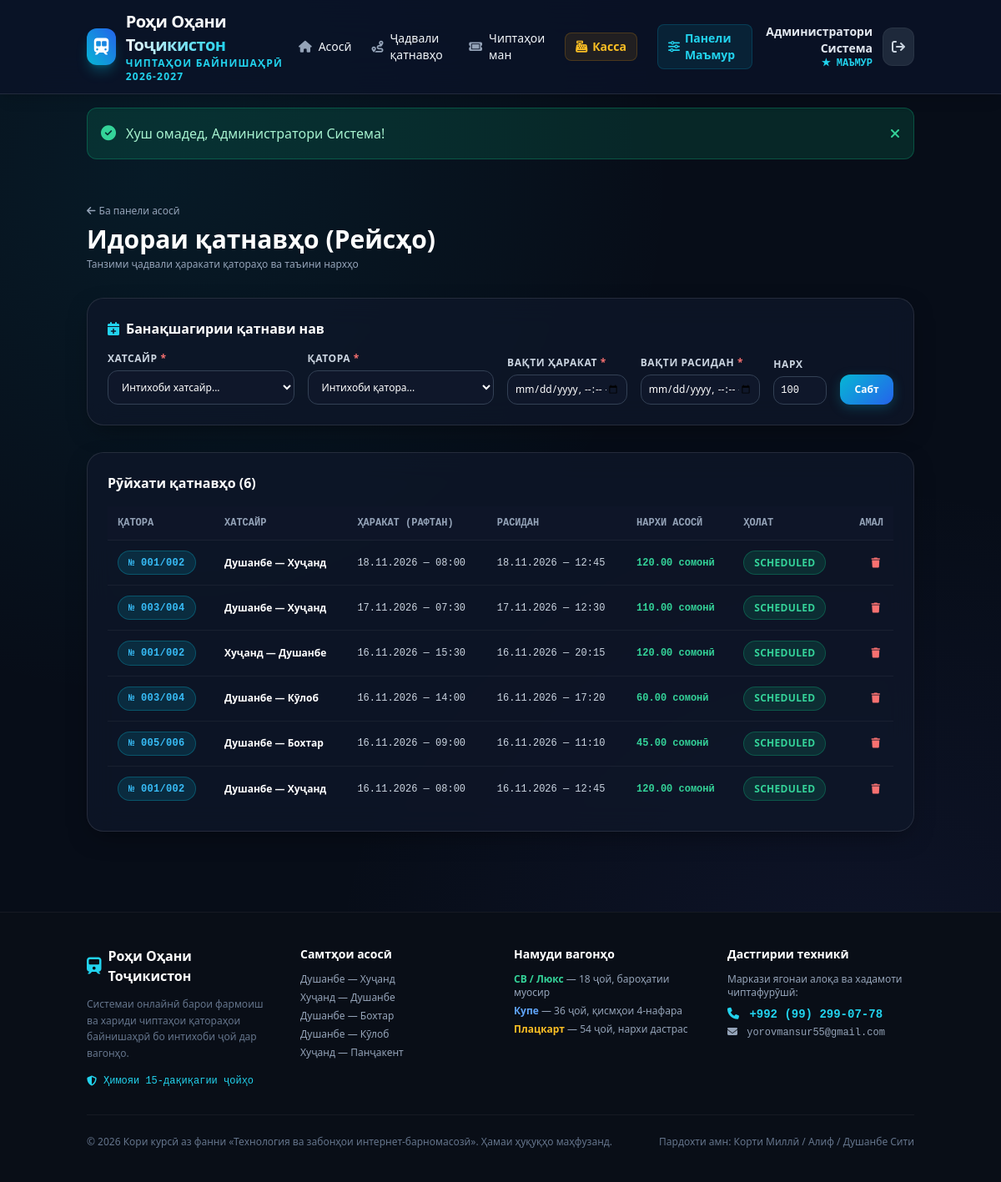
The page /admin/trips.php (signed in) on the database its author committed.
### tables this page shows
CREATE TABLE `trips` (
  `id` INT AUTO_INCREMENT PRIMARY KEY,
  `route_id` INT NOT NULL,
  `train_id` INT NOT NULL,
  `departure_time` DATETIME NOT NULL,
  `arrival_time` DATETIME NOT NULL,
  `base_price` DECIMAL(10,2) NOT NULL DEFAULT 80.00,
  `status` ENUM('scheduled', 'boarding', 'departed', 'completed', 'cancelled') DEFAULT 'scheduled',
  `created_at` TIMESTAMP DEFAULT CURRENT_TIMESTAMP,
  FOREIGN KEY (`route_id`) REFERENCES `routes`(`id`) ON DELETE CASCADE,
  FOREIGN KEY (`train_id`) REFERENCES `trains`(`id`) ON DELETE CASCADE
);

CREATE TABLE `trains` (
  `id` INT AUTO_INCREMENT PRIMARY KEY,
  `train_number` VARCHAR(50) NOT NULL UNIQUE,
  `train_name` VARCHAR(100) NOT NULL,
  `train_type` ENUM('express', 'intercity', 'highspeed') DEFAULT 'express',
  `status` ENUM('active', 'maintenance') DEFAULT 'active',
  `created_at` TIMESTAMP DEFAULT CURRENT_TIMESTAMP
);

CREATE TABLE `routes` (
  `id` INT AUTO_INCREMENT PRIMARY KEY,
  `route_name` VARCHAR(150) NOT NULL,
  `from_station_id` INT NOT NULL,
  `to_station_id` INT NOT NULL,
  `distance_km` DECIMAL(8,2) NOT NULL DEFAULT 0.00,
  `duration_hours` VARCHAR(50) NOT NULL,
  `created_at` TIMESTAMP DEFAULT CURRENT_TIMESTAMP,
  FOREIGN KEY (`from_station_id`) REFERENCES `stations`(`id`) ON DELETE CASCADE,
  FOREIGN KEY (`to_station_id`) REFERENCES `stations`(`id`) ON DELETE CASCADE
);

### config/db.php (called while the page is built, shortened)
<?php
function formatTJS($amount) {
    return number_format($amount, 2, '.', ' ') . ' сомонӣ';
}

### admin/trips.php (the view, shortened to what this page needs)
<?php
require_once __DIR__ . '/../config/db.php';
$tripsQuery = "
    SELECT t.*, r.route_name, tr.train_number, tr.train_name,
           s1.city AS from_city, s2.city AS to_city
    FROM trips t
    JOIN routes r ON t.route_id = r.id
    JOIN trains tr ON t.train_id = tr.id
    JOIN stations s1 ON r.from_station_id = s1.id
    JOIN stations s2 ON r.to_station_id = s2.id
    ORDER BY t.departure_time DESC
";
$trips = $pdo->query($tripsQuery)->fetchAll();
require_once __DIR__ . '/../includes/header.php';
?>
<div class="container mx-auto px-4 py-8">
    <div class="flex items-center justify-between mb-8">
        <div>
            <a href="/train_ticket_system/admin/index.php" class="text-xs text-slate-400 hover:text-white transition inline-flex items-center gap-1 mb-2">
                <i class="fa-solid fa-arrow-left"></i> Ба панели асосӣ
            </a>
            <h1 class="text-2xl md:text-3xl font-extrabold text-white">Идораи қатнавҳо (Рейсҳо)</h1>
            <p class="text-xs text-slate-400 mt-1">Танзими ҷадвали ҳаракати қатораҳо ва таъини нархҳо</p>
        </div>
    </div>
    <div class="glass-panel p-6 border-white/10 mb-8">
        <h2 class="text-base font-bold text-white mb-4 flex items-center gap-2">
            <i class="fa-solid fa-calendar-plus text-cyan-400"></i> Банақшагирии қатнави нав
        </h2>
        <form method="POST" action="" class="grid grid-cols-1 md:grid-cols-12 gap-4 items-end">
            <div class="md:col-span-3">
                <label class="block text-xs font-semibold text-slate-300 uppercase tracking-wider mb-1.5">
                    Хатсайр <span class="text-red-400">*</span>
                </label>
                <select name="route_id" required class="w-full bg-slate-900 border border-slate-700 rounded-xl px-3 py-2.5 text-white text-xs focus:outline-none focus:border-cyan-500">
                    <option value="">Интихоби хатсайр...</option>
                </select>
            </div>
            <div class="md:col-span-3">
                <label class="block text-xs font-semibold text-slate-300 uppercase tracking-wider mb-1.5">
                    Қатора <span class="text-red-400">*</span>
                </label>
                <select name="train_id" required class="w-full bg-slate-900 border border-slate-700 rounded-xl px-3 py-2.5 text-white text-xs focus:outline-none focus:border-cyan-500">
                    <option value="">Интихоби қатора...</option>
                </select>
            </div>
            <div class="md:col-span-2">
                <label class="block text-xs font-semibold text-slate-300 uppercase tracking-wider mb-1.5">
                    Вақти ҳаракат <span class="text-red-400">*</span>
                </label>
                <input type="datetime-local" name="departure_time" required class="w-full bg-slate-900 border border-slate-700 rounded-xl px-2 py-2 text-white text-xs focus:outline-none focus:border-cyan-500">
            </div>
            <div class="md:col-span-2">
                <label class="block text-xs font-semibold text-slate-300 uppercase tracking-wider mb-1.5">
                    Вақти расидан <span class="text-red-400">*</span>
                </label>
                <input type="datetime-local" name="arrival_time" required class="w-full bg-slate-900 border border-slate-700 rounded-xl px-2 py-2 text-white text-xs focus:outline-none focus:border-cyan-500">
            </div>
            <div class="md:col-span-1">
                <label class="block text-xs font-semibold text-slate-300 uppercase tracking-wider mb-1.5">
                    Нарх
                </label>
                <input type="number" step="1" name="base_price" value="100" required class="w-full bg-slate-900 border border-slate-700 rounded-xl px-2 py-2 text-white text-xs focus:outline-none focus:border-cyan-500 font-mono">
            </div>
            <div class="md:col-span-1">
                <button type="submit" class="btn btn-primary w-full py-2.5 text-xs font-bold">
                    Сабт
                </button>
            </div>
        </form>
    </div>
    <div class="glass-panel p-6 border-white/10">
        <h2 class="text-base font-bold text-white mb-4">Рӯйхати қатнавҳо (<?= count($trips) ?>)</h2>
        <div class="overflow-x-auto">
            <table class="w-full text-left text-xs text-slate-300">
                <thead class="bg-slate-900/80 text-slate-400 uppercase font-mono border-b border-white/5">
                    <tr>
                        <th class="p-3">Қатора</th>
                        <th class="p-3">Хатсайр</th>
                        <th class="p-3">Ҳаракат (Рафтан)</th>
                        <th class="p-3">Расидан</th>
                        <th class="p-3">Нархи асосӣ</th>
                        <th class="p-3">Ҳолат</th>
                        <th class="p-3 text-right">Амал</th>
                    </tr>
                </thead>
                <tbody class="divide-y divide-white/5">
                    <?php foreach ($trips as $t): ?>
                        <tr class="hover:bg-slate-800/40 transition">
                            <td class="p-3">
                                <span class="badge badge-primary font-mono">№ <?= htmlspecialchars($t['train_number']) ?></span>
                            </td>
                            <td class="p-3 font-semibold text-white"><?= htmlspecialchars($t['route_name']) ?></td>
                            <td class="p-3 font-mono"><?= date('d.m.Y — H:i', strtotime($t['departure_time'])) ?></td>
                            <td class="p-3 font-mono"><?= date('d.m.Y — H:i', strtotime($t['arrival_time'])) ?></td>
                            <td class="p-3 font-mono font-bold text-emerald-400"><?= formatTJS($t['base_price']) ?></td>
                            <td class="p-3">
                                <span class="badge badge-emerald"><?= $t['status'] ?></span>
                            </td>
                            <td class="p-3 text-right">
                                <form method="POST" action="" onsubmit="return confirm('Оё ин қатнавро нест кардан мехоҳед?');" class="inline">
                                    <button type="submit" class="text-red-400 hover:text-red-300 p-1" title="Ҳазф">
                                        <i class="fa-solid fa-trash"></i>
                                    </button>
                                </form>
                            </td>
                        </tr>
                    <?php endforeach; ?>
                </tbody>
            </table>
        </div>
    </div>
</div>
<?php require_once __DIR__ . '/../includes/footer.php'; ?>

### assets/css/style.css (style rules this page uses)
:root { --bg-dark: #070d18; --bg-card: #0f172a; --bg-card-hover: #162238; --surface-glass: rgba(15, 23, 42, 0.75); --border-glass: rgba(255, 255, 255, 0.08); --border-glass-light: rgba(255, 255, 255, 0.15); --primary: #06b6d4; --primary-hover: #0891b2; --primary-glow: rgba(6, 182, 212, 0.25); --emerald: #10b981; --emerald-glow: rgba(16, 185, 129, 0.25); --amber: #f59e0b; --amber-glow: rgba(245, 158, 11, 0.25); --ruby: #ef4444; --ruby-glow: rgba(239, 68, 68, 0.25); --text-main: #f8fafc; --text-muted: #94a3b8; --text-dim: #64748b; --font-main: 'Plus Jakarta Sans', system-ui, -apple-system, sans-serif; --font-mono: 'JetBrains Mono', monospace; }
* { box-sizing: border-box; margin: 0; padding: 0; }
body { background-color: var(--bg-dark); color: var(--text-main); font-family: var(--font-main); min-height: 100vh; display: flex; flex-direction: column; line-height: 1.5; background-image: radial-gradient(circle at 15% 15%, rgba(6, 182, 212, 0.08) 0%, transparent 40%), radial-gradient(circle at 85% 85%, rgba(99, 102, 241, 0.08) 0%, transparent 40%); background-attachment: fixed; }
.container { width: 100%; max-width: 1240px; margin-left: auto; margin-right: auto; padding-left: 1.25rem; padding-right: 1.25rem; }
.glass-panel { background: var(--surface-glass); backdrop-filter: blur(16px); -webkit-backdrop-filter: blur(16px); border: 1px solid var(--border-glass); border-radius: 1.25rem; box-shadow: 0 10px 30px -10px rgba(0, 0, 0, 0.5); transition: border-color 0.2s ease, box-shadow 0.2s ease; }
.btn { display: inline-flex; align-items: center; justify-content: center; gap: 0.5rem; font-weight: 600; font-size: 0.95rem; padding: 0.75rem 1.4rem; border-radius: 0.75rem; border: none; cursor: pointer; transition: all 0.2s ease; text-decoration: none; line-height: 1; }
.btn-primary { background: linear-gradient(135deg, #06b6d4, #2563eb); color: #ffffff; box-shadow: 0 4px 14px var(--primary-glow); }
.badge { display: inline-flex; align-items: center; gap: 0.35rem; font-size: 0.75rem; font-weight: 700; padding: 0.35rem 0.75rem; border-radius: 9999px; letter-spacing: 0.025em; text-transform: uppercase; }
.badge-emerald { background: rgba(16, 185, 129, 0.15); color: #34d399; border: 1px solid rgba(16, 185, 129, 0.3); }
.badge-primary { background: rgba(6, 182, 212, 0.15); color: #38bdf8; border: 1px solid rgba(6, 182, 212, 0.3); }

### rows shown on the page
trips: train.train_number "001/002", route.route_name "Душанбе — Хуҷанд", departure_time "18.11.2026 — 08:00", arrival_time "18.11.2026 — 12:45", base_price "120.00 сомонӣ", status "SCHEDULED"
trips: train.train_number "003/004", route.route_name "Душанбе — Хуҷанд", departure_time "17.11.2026 — 07:30", arrival_time "17.11.2026 — 12:30", base_price "110.00 сомонӣ", status "SCHEDULED"
trips: train.train_number "001/002", route.route_name "Хуҷанд — Душанбе", departure_time "16.11.2026 — 15:30", arrival_time "16.11.2026 — 20:15", base_price "120.00 сомонӣ", status "SCHEDULED"
trips: train.train_number "003/004", route.route_name "Душанбе — Кӯлоб", departure_time "16.11.2026 — 14:00", arrival_time "16.11.2026 — 17:20", base_price "60.00 сомонӣ", status "SCHEDULED"
trips: train.train_number "005/006", route.route_name "Душанбе — Бохтар", departure_time "16.11.2026 — 09:00", arrival_time "16.11.2026 — 11:10", base_price "45.00 сомонӣ", status "SCHEDULED"
trips: train.train_number "001/002", route.route_name "Душанбе — Хуҷанд", departure_time "16.11.2026 — 08:00", arrival_time "16.11.2026 — 12:45", base_price "120.00 сомонӣ", status "SCHEDULED"

### other values the page prints
$currentUser['full_name'] "Администратори Система"
$flashSuccess "Хуш омадед, Администратори Система!"
count($trips) "6"
